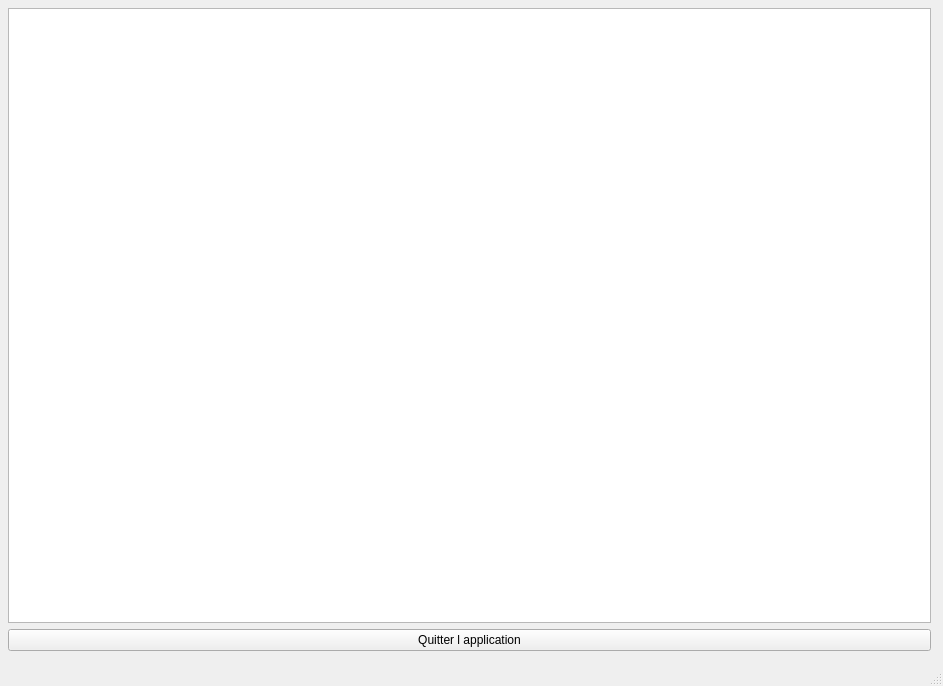
<?xml version="1.0" encoding="UTF-8"?>
<ui version="4.0">
 <class>MainWindow</class>
 <widget class="QMainWindow" name="MainWindow">
  <property name="geometry">
   <rect>
    <x>0</x>
    <y>0</y>
    <width>943</width>
    <height>686</height>
   </rect>
  </property>
  <property name="windowTitle">
   <string>MainWindow</string>
  </property>
  <widget class="QWidget" name="centralwidget">
   <widget class="QFrame" name="gridFrame">
    <property name="geometry">
     <rect>
      <x>-1</x>
      <y>-1</y>
      <width>941</width>
      <height>661</height>
     </rect>
    </property>
    <layout class="QGridLayout" name="gridLayout">
     <item row="2" column="0">
      <layout class="QVBoxLayout" name="verticalLayout"/>
     </item>
     <item row="0" column="0">
      <widget class="QGraphicsView" name="graphicsView"/>
     </item>
     <item row="1" column="0">
      <widget class="QPushButton" name="pushButton">
       <property name="text">
        <string>Quitter l application</string>
       </property>
      </widget>
     </item>
    </layout>
   </widget>
  </widget>
  <widget class="QMenuBar" name="menubar">
   <property name="geometry">
    <rect>
     <x>0</x>
     <y>0</y>
     <width>943</width>
     <height>21</height>
    </rect>
   </property>
  </widget>
  <widget class="QStatusBar" name="statusbar"/>
 </widget>
 <resources/>
 <connections/>
</ui>
